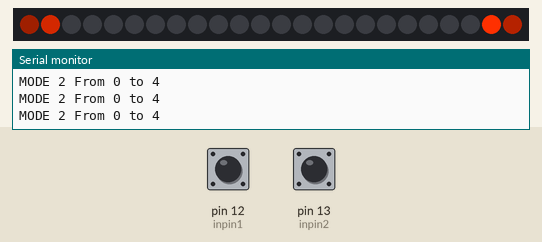
Simulated run of this sketch. Board: Arduino Uno, built with avr-gcc and run on an emulated ATmega328P. Shown: 24 RGB LEDs in strip order, left to right, the last lines printed to the serial monitor. The test bench sets the inputs (shaded band); at power-on: pin 12 (inpin1) HIGH, pin 13 (inpin2) HIGH.

Above: at 0.56 s.
At 5.18 s:
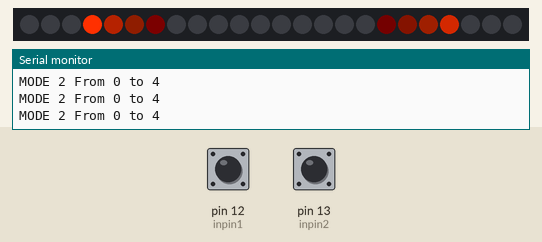
At 9.8 s:
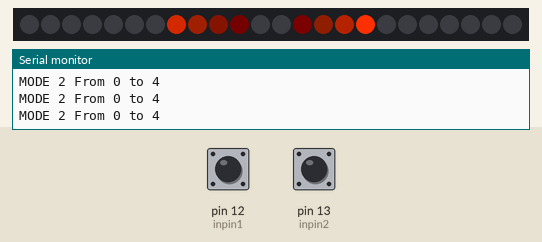
At 19.16 s:
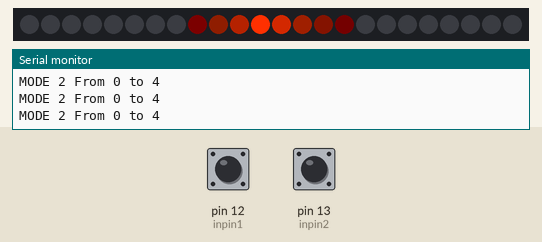
At 28.52 s:
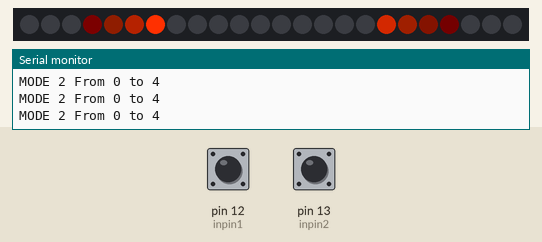
At 37.9 s:
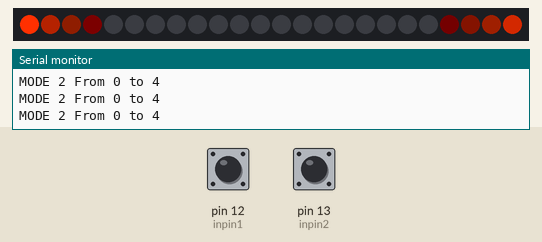

The sketch:

Tron_basic.ino
```cpp
#include <WS2812FX.h>

#define LED_PIN 14                       // 0 = GPIO0
#define LED_COUNT 24

#define DEFAULT_COLOR 0x0000FF
#define DEFAULT_BRIGHTNESS 255
#define DEFAULT_SPEED 750
#define DEFAULT_MODE FX_MODE_COMET

WS2812FX ws2812fx = WS2812FX(LED_COUNT, LED_PIN, NEO_GRB + NEO_KHZ800);

int inpin1 = 12;
int inpin2 = 13;
int val1 = 0;
int val2 = 0;
int MODE = 0; // 0 = idle, 1 = clockwise rotation, 2 = counter clockwise rotation
int PREVIOUS_MODE = 0;

void setup() {
  // put your setup code here, to run once:

Serial.begin(9600);
  delay(500);
  Serial.println("\n\nStarting...");

pinMode(inpin1,INPUT);
pinMode(inpin2,INPUT);

ws2812fx.init();


ws2812fx.setSegment(0,0,LED_COUNT-1,43,ORANGE,DEFAULT_SPEED*2,false);
ws2812fx.setSegment(1,0,LED_COUNT-1,43,ORANGE,DEFAULT_SPEED*2,true);

ws2812fx.setIdleSegment(2,0,LED_COUNT/2-1,DEFAULT_MODE,RED,DEFAULT_SPEED,REVERSE);
ws2812fx.setIdleSegment(3,LED_COUNT/2,LED_COUNT-1,DEFAULT_MODE,RED,DEFAULT_SPEED,REVERSE);

ws2812fx.setIdleSegment(4,0,LED_COUNT/2-1,DEFAULT_MODE,BLUE,DEFAULT_SPEED,FADE_SLOW);
ws2812fx.setIdleSegment(5,LED_COUNT/2,LED_COUNT-1,DEFAULT_MODE,BLUE,DEFAULT_SPEED,FADE_SLOW);

ws2812fx.setBrightness(DEFAULT_BRIGHTNESS);


//  ws2812fx.setMode(DEFAULT_MODE);
//  ws2812fx.setColor(DEFAULT_COLOR);
//  ws2812fx.setSpeed(DEFAULT_SPEED);
//  ws2812fx.setBrightness(DEFAULT_BRIGHTNESS);

ws2812fx.start();


}

void loop() {
  // put your main code here, to run repeatedly:

ws2812fx.service();

val1 = digitalRead(inpin1);
val2 = digitalRead(inpin2);

if (val1==0) MODE=0;
if (val1==1 && val2==0) MODE=1;
if (val1==1 && val2==1) MODE=2;


if (MODE==0)
		{
		if (ws2812fx.isActiveSegment(2))
			{
			ws2812fx.swapActiveSegment(2,0);
			ws2812fx.swapActiveSegment(3,1);
			Serial.println("MODE 0 From 2 to 0");
			}
		else
			if (ws2812fx.isActiveSegment(4))
				{
				ws2812fx.swapActiveSegment(4,0);
				ws2812fx.swapActiveSegment(5,1);
				Serial.println("MODE 0 From 4 to 0");
				}
		}

if (MODE==1)
		{
		if (ws2812fx.isActiveSegment(0))
			{
			ws2812fx.swapActiveSegment(0,2);
			ws2812fx.swapActiveSegment(1,3);
			Serial.println("MODE 1 From 0 to 2");
			}
		else
			if (ws2812fx.isActiveSegment(4))
				{
				ws2812fx.swapActiveSegment(4,2);
				ws2812fx.swapActiveSegment(5,3);
				Serial.println("MODE 1 From 4 to 2");
				}
		}

if (MODE==2)
		{
				if (ws2812fx.isActiveSegment(0))
					{
					ws2812fx.swapActiveSegment(0,4);
					ws2812fx.swapActiveSegment(1,5);
					Serial.println("MODE 2 From 0 to 4");
					}
				else
					if (ws2812fx.isActiveSegment(2))
						{
						ws2812fx.swapActiveSegment(2,4);
						ws2812fx.swapActiveSegment(3,5);
						Serial.println("MODE 2 From 2 to 4");
						}
				}


}
```
